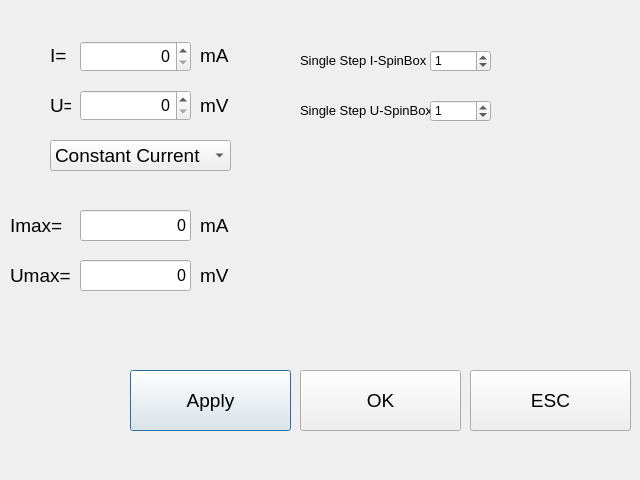
<?xml version="1.0" encoding="UTF-8"?>
<ui version="4.0">
 <class>dlgModifyValues</class>
 <widget class="QDialog" name="dlgModifyValues">
  <property name="geometry">
   <rect>
    <x>0</x>
    <y>0</y>
    <width>640</width>
    <height>480</height>
   </rect>
  </property>
  <property name="windowTitle">
   <string>Setting Parameters</string>
  </property>
  <widget class="QLabel" name="label">
   <property name="geometry">
    <rect>
     <x>200</x>
     <y>40</y>
     <width>51</width>
     <height>31</height>
    </rect>
   </property>
   <property name="font">
    <font>
     <pointsize>14</pointsize>
    </font>
   </property>
   <property name="text">
    <string>mA</string>
   </property>
  </widget>
  <widget class="QLabel" name="label_2">
   <property name="geometry">
    <rect>
     <x>200</x>
     <y>90</y>
     <width>51</width>
     <height>31</height>
    </rect>
   </property>
   <property name="font">
    <font>
     <pointsize>14</pointsize>
    </font>
   </property>
   <property name="text">
    <string>mV</string>
   </property>
  </widget>
  <widget class="QPushButton" name="btnApply">
   <property name="geometry">
    <rect>
     <x>130</x>
     <y>370</y>
     <width>161</width>
     <height>61</height>
    </rect>
   </property>
   <property name="font">
    <font>
     <pointsize>14</pointsize>
    </font>
   </property>
   <property name="text">
    <string>Apply</string>
   </property>
  </widget>
  <widget class="QPushButton" name="btnOk">
   <property name="geometry">
    <rect>
     <x>300</x>
     <y>370</y>
     <width>161</width>
     <height>61</height>
    </rect>
   </property>
   <property name="font">
    <font>
     <pointsize>14</pointsize>
    </font>
   </property>
   <property name="text">
    <string>OK</string>
   </property>
  </widget>
  <widget class="QPushButton" name="btnEsc">
   <property name="geometry">
    <rect>
     <x>470</x>
     <y>370</y>
     <width>161</width>
     <height>61</height>
    </rect>
   </property>
   <property name="font">
    <font>
     <pointsize>14</pointsize>
    </font>
   </property>
   <property name="text">
    <string>ESC</string>
   </property>
  </widget>
  <widget class="QComboBox" name="comboboxMode">
   <property name="geometry">
    <rect>
     <x>50</x>
     <y>140</y>
     <width>181</width>
     <height>31</height>
    </rect>
   </property>
   <property name="font">
    <font>
     <pointsize>14</pointsize>
    </font>
   </property>
   <property name="currentText">
    <string>Constant Current</string>
   </property>
   <property name="currentIndex">
    <number>0</number>
   </property>
   <item>
    <property name="text">
     <string>Constant Current</string>
    </property>
   </item>
   <item>
    <property name="text">
     <string>Constant Voltage</string>
    </property>
   </item>
  </widget>
  <widget class="QLabel" name="label_3">
   <property name="geometry">
    <rect>
     <x>50</x>
     <y>40</y>
     <width>21</width>
     <height>31</height>
    </rect>
   </property>
   <property name="font">
    <font>
     <pointsize>14</pointsize>
    </font>
   </property>
   <property name="text">
    <string>I=</string>
   </property>
  </widget>
  <widget class="QLabel" name="label_4">
   <property name="geometry">
    <rect>
     <x>50</x>
     <y>90</y>
     <width>21</width>
     <height>31</height>
    </rect>
   </property>
   <property name="font">
    <font>
     <pointsize>14</pointsize>
    </font>
   </property>
   <property name="text">
    <string>U=</string>
   </property>
  </widget>
  <widget class="QLabel" name="label_5">
   <property name="geometry">
    <rect>
     <x>10</x>
     <y>210</y>
     <width>71</width>
     <height>31</height>
    </rect>
   </property>
   <property name="font">
    <font>
     <pointsize>14</pointsize>
    </font>
   </property>
   <property name="text">
    <string>Imax=</string>
   </property>
  </widget>
  <widget class="QLineEdit" name="editMaxCurrent">
   <property name="geometry">
    <rect>
     <x>80</x>
     <y>210</y>
     <width>111</width>
     <height>31</height>
    </rect>
   </property>
   <property name="font">
    <font>
     <pointsize>12</pointsize>
    </font>
   </property>
   <property name="text">
    <string>0</string>
   </property>
   <property name="alignment">
    <set>Qt::AlignRight|Qt::AlignTrailing|Qt::AlignVCenter</set>
   </property>
  </widget>
  <widget class="QLineEdit" name="editMaxVoltage">
   <property name="geometry">
    <rect>
     <x>80</x>
     <y>260</y>
     <width>111</width>
     <height>31</height>
    </rect>
   </property>
   <property name="font">
    <font>
     <pointsize>12</pointsize>
    </font>
   </property>
   <property name="text">
    <string>0</string>
   </property>
   <property name="alignment">
    <set>Qt::AlignRight|Qt::AlignTrailing|Qt::AlignVCenter</set>
   </property>
  </widget>
  <widget class="QLabel" name="label_6">
   <property name="geometry">
    <rect>
     <x>10</x>
     <y>260</y>
     <width>71</width>
     <height>31</height>
    </rect>
   </property>
   <property name="font">
    <font>
     <pointsize>14</pointsize>
    </font>
   </property>
   <property name="text">
    <string>Umax=</string>
   </property>
  </widget>
  <widget class="QLabel" name="label_7">
   <property name="geometry">
    <rect>
     <x>200</x>
     <y>210</y>
     <width>51</width>
     <height>31</height>
    </rect>
   </property>
   <property name="font">
    <font>
     <pointsize>14</pointsize>
    </font>
   </property>
   <property name="text">
    <string>mA</string>
   </property>
  </widget>
  <widget class="QLabel" name="label_8">
   <property name="geometry">
    <rect>
     <x>200</x>
     <y>260</y>
     <width>51</width>
     <height>31</height>
    </rect>
   </property>
   <property name="font">
    <font>
     <pointsize>14</pointsize>
    </font>
   </property>
   <property name="text">
    <string>mV</string>
   </property>
  </widget>
  <widget class="QSpinBox" name="editCurrent">
   <property name="geometry">
    <rect>
     <x>80</x>
     <y>41</y>
     <width>111</width>
     <height>31</height>
    </rect>
   </property>
   <property name="font">
    <font>
     <pointsize>12</pointsize>
    </font>
   </property>
   <property name="alignment">
    <set>Qt::AlignRight|Qt::AlignTrailing|Qt::AlignVCenter</set>
   </property>
   <property name="maximum">
    <number>2500</number>
   </property>
  </widget>
  <widget class="QSpinBox" name="editVoltage">
   <property name="geometry">
    <rect>
     <x>80</x>
     <y>90</y>
     <width>111</width>
     <height>31</height>
    </rect>
   </property>
   <property name="font">
    <font>
     <pointsize>12</pointsize>
    </font>
   </property>
   <property name="alignment">
    <set>Qt::AlignRight|Qt::AlignTrailing|Qt::AlignVCenter</set>
   </property>
   <property name="maximum">
    <number>12000</number>
   </property>
   <property name="singleStep">
    <number>1</number>
   </property>
  </widget>
  <widget class="QSpinBox" name="boxStepI">
   <property name="geometry">
    <rect>
     <x>430</x>
     <y>50</y>
     <width>61</width>
     <height>22</height>
    </rect>
   </property>
   <property name="maximum">
    <number>100</number>
   </property>
   <property name="value">
    <number>1</number>
   </property>
  </widget>
  <widget class="QLabel" name="label_9">
   <property name="geometry">
    <rect>
     <x>300</x>
     <y>40</y>
     <width>131</width>
     <height>41</height>
    </rect>
   </property>
   <property name="font">
    <font>
     <pointsize>10</pointsize>
    </font>
   </property>
   <property name="text">
    <string>Single Step I-SpinBox</string>
   </property>
  </widget>
  <widget class="QLabel" name="label_10">
   <property name="geometry">
    <rect>
     <x>300</x>
     <y>90</y>
     <width>131</width>
     <height>41</height>
    </rect>
   </property>
   <property name="font">
    <font>
     <pointsize>10</pointsize>
    </font>
   </property>
   <property name="text">
    <string>Single Step U-SpinBox</string>
   </property>
  </widget>
  <widget class="QSpinBox" name="boxStepU">
   <property name="geometry">
    <rect>
     <x>430</x>
     <y>100</y>
     <width>61</width>
     <height>22</height>
    </rect>
   </property>
   <property name="maximum">
    <number>1000</number>
   </property>
   <property name="value">
    <number>1</number>
   </property>
  </widget>
 </widget>
 <resources/>
 <connections/>
</ui>
